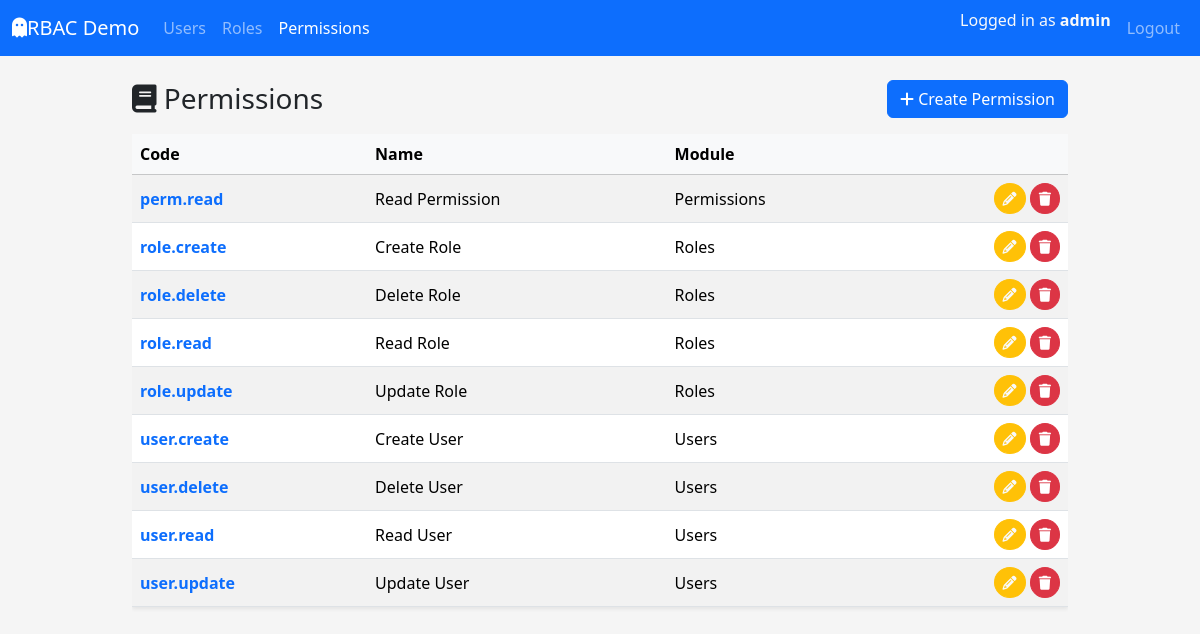
/permissions/ (signed in), run on an earlier commit of the app's database.
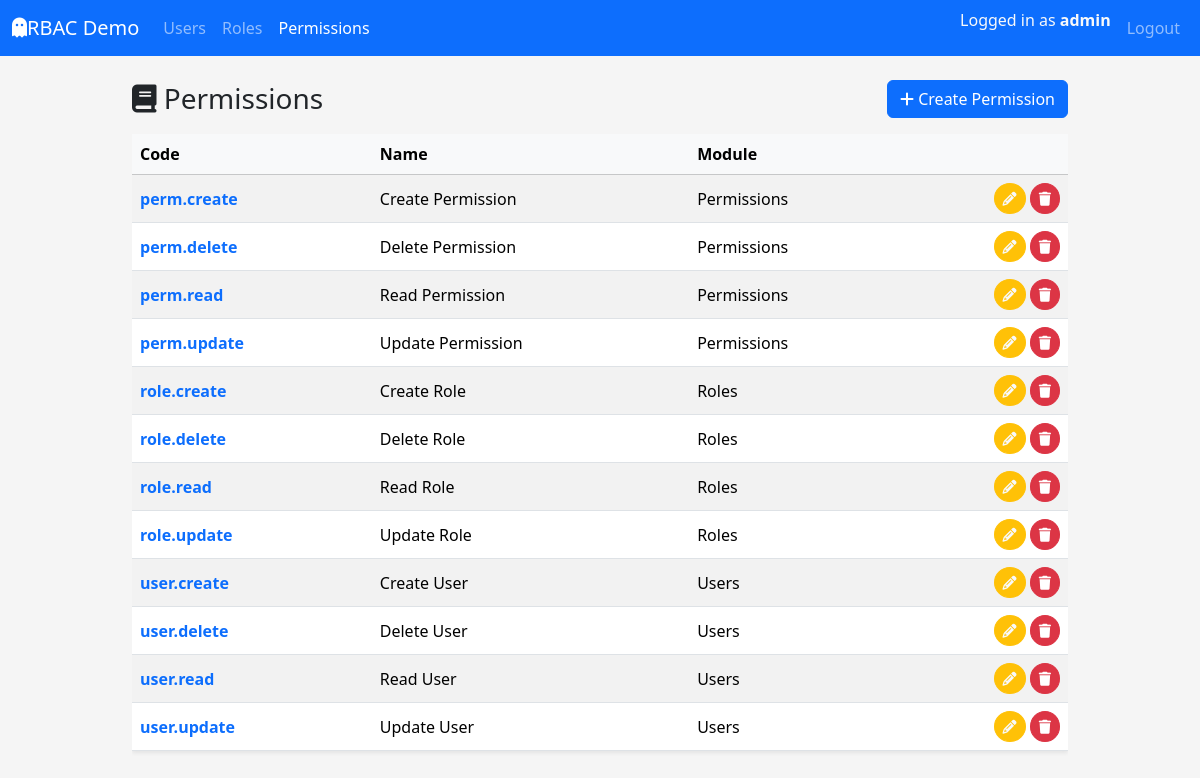
And on a later commit of the database.
### app/models/permission.py (models this page shows, shortened)
class PermissionTable(db.Model):
    __tablename__ = "tbl_permissions"
    id = db.Column(db.Integer, primary_key=True)
    code = db.Column(db.String(64), unique=True, nullable=False, index=True)
    name = db.Column(db.String(120), nullable=False)
    description = db.Column(db.String(255))
    module = db.Column(db.String(80), nullable=False, default="General")
    created_at = db.Column(db.DateTime, default=datetime.utcnow, nullable=False)
    updated_at = db.Column(db.DateTime, default=datetime.utcnow,onupdate=datetime.utcnow, nullable=False)
    roles = db.relationship("RoleTable", secondary=tbl_role_permissions, back_populates="permissions")

### app/routes/permission_route.py (the view)
@perm_bp.route('/')
@login_required
@permission_required(Perm.PERM_READ)
def index():
    permissions = PermissionService.get_all_permissions()
    return render_template("permissions/index.html", permissions=permissions)

### app/models/user.py (called while the page is built)
    def get_permission_codes(self) -> set[str]:
        return {perm.code for role in self.roles for perm in role.permissions}

    def has_permission(self, permission_code: str) -> bool:
        return permission_code in self.get_permission_codes()

### app/services/permission_service.py (called while the page is built)
    @staticmethod
    def get_all_permissions() -> List[PermissionTable]:
        return PermissionTable.query.order_by(PermissionTable.code.asc()).all()

### app/templates/permissions/index.html (shortened to what this page needs)
{% extends "layouts/base.html" %}  {% block content %}
<div class="d-flex justify-content-between align-items-center mb-3">
  <h1 class="h3 mb-0"><i class="fa-solid fa-book"></i> Permissions</h1>
  <a href="{{ url_for('tbl_perms.create') }}" class="btn btn-primary"
    ><i class="fa-solid fa-plus"></i> Create Permission</a
  >
</div>
{% if permissions %}
<div class="table-responsive">
  <table
    class="table table-striped  table-hover align-middle shadow-sm"
  >
    <thead class="table-light">
      <tr>
        <th>Code</th>
        <th>Name</th>
        <th>Module</th>
        <th></th>
      </tr>
    </thead>
    <tbody>
      {% for perm in permissions %}
      <tr>
        <td>
          <a
            href="{{ url_for('tbl_perms.detail', permission_id=perm.id) }}"
            class="text-decoration-none fw-semibold"
            >{{ perm.code }}</a
          >
        </td>
        <td>{{ perm.name }}</td>
        <td>{{ perm.module }}</td>
        <td class="text-end">
          <a
            href="{{ url_for('tbl_perms.edit', permission_id=perm.id) }}"
            class="btn btn-sm btn-warning rounded-circle text-light"
            title="Edit"
            ><i class="fa-solid fa-pencil"></i
          ></a>
          <a
            href="{{ url_for('tbl_perms.delete_confirm', permission_id=perm.id) }}"
            class="btn btn-sm btn-danger rounded-circle"
            title="Delete"
            ><i class="fa-solid fa-trash"></i
          ></a>
        </td>
      </tr>
      {% endfor %}
    </tbody>
  </table>
</div>
{% else %}
<div class="alert alert-info">
  No permission found.
  <a href="{{ url_for('tbl_perms.create') }}">Create the first permission</a>
</div>
{% endif %}
{% endblock %}

What changed in the data, as far as the page shows it:
added PermissionTable: code "perm.create", name "Create Permission", module "Permissions"
added PermissionTable: code "perm.delete", name "Delete Permission", module "Permissions"
added PermissionTable: code "perm.update", name "Update Permission", module "Permissions"
